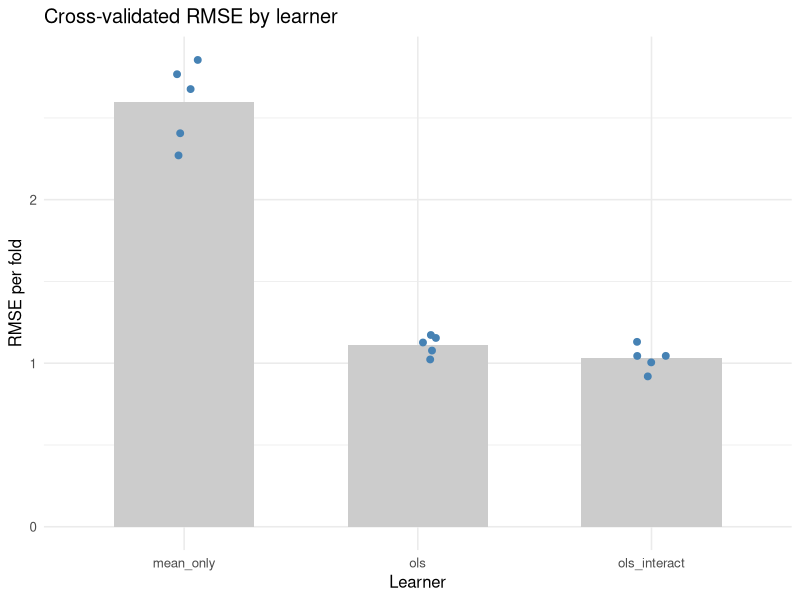

This chart was generated by the following R code:
## ---- chunk 1
set.seed(123)

# A simple regression problem with a known structure
n <- 300
x1 <- rnorm(n); x2 <- rnorm(n); x3 <- rnorm(n)
y  <- 2 * x1 - 1.5 * x2 + 0.5 * x1 * x2 + rnorm(n, sd = 1)
dat <- data.frame(y, x1, x2, x3)

# Define a uniform "learner" interface: each is a list with fit() and predict()
learners <- list(
  ols = list(
    fit     = function(train) lm(y ~ ., data = train),
    predict = function(model, newdata) predict(model, newdata)
  ),
  ols_interact = list(
    fit     = function(train) lm(y ~ x1 * x2 + x3, data = train),
    predict = function(model, newdata) predict(model, newdata)
  ),
  mean_only = list(
    fit     = function(train) mean(train$y),
    predict = function(model, newdata) rep(model, nrow(newdata))
  )
)

rmse <- function(truth, pred) sqrt(mean((truth - pred)^2))

# One set of folds, shared across all learners (the core fairness idea)
K <- 5
folds <- sample(rep(1:K, length.out = n))

# Resample-and-benchmark loop
results <- data.frame()
for (lname in names(learners)) {
  lr <- learners[[lname]]
  fold_rmse <- numeric(K)
  for (k in 1:K) {
    train <- dat[folds != k, ]
    test  <- dat[folds == k, ]
    model <- lr$fit(train)
    preds <- lr$predict(model, test)
    fold_rmse[k] <- rmse(test$y, preds)
  }
  results <- rbind(
    results,
    data.frame(learner = lname,
               mean_rmse = mean(fold_rmse),
               se_rmse = sd(fold_rmse) / sqrt(K))
  )
}
results <- results[order(results$mean_rmse), ]
print(results, row.names = FALSE)
## ---- chunk 2
# Recompute per-fold values so we can show their spread
detail <- data.frame()
for (lname in names(learners)) {
  lr <- learners[[lname]]
  for (k in 1:K) {
    train <- dat[folds != k, ]
    test  <- dat[folds == k, ]
    model <- lr$fit(train)
    preds <- lr$predict(model, test)
    detail <- rbind(detail,
      data.frame(learner = lname, fold = k, rmse = rmse(test$y, preds)))
  }
}

library(ggplot2)
agg <- aggregate(rmse ~ learner, detail, mean)
ggplot(detail, aes(x = learner, y = rmse)) +
  geom_col(data = agg, aes(x = learner, y = rmse),
           fill = "grey80", width = 0.6) +
  geom_jitter(width = 0.08, height = 0, size = 2, colour = "steelblue") +
  labs(x = "Learner", y = "RMSE per fold",
       title = "Cross-validated RMSE by learner") +
  theme_minimal(base_size = 12)
